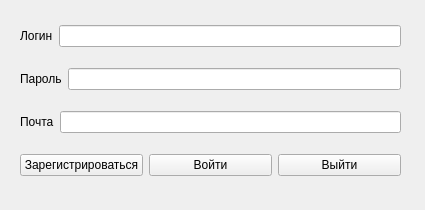
<?xml version="1.0" encoding="UTF-8"?>
<ui version="4.0">
 <class>Form</class>
 <widget class="QWidget" name="Form">
  <property name="geometry">
   <rect>
    <x>0</x>
    <y>0</y>
    <width>425</width>
    <height>210</height>
   </rect>
  </property>
  <property name="windowTitle">
   <string>Form</string>
  </property>
  <widget class="QWidget" name="verticalLayoutWidget">
   <property name="geometry">
    <rect>
     <x>20</x>
     <y>10</y>
     <width>381</width>
     <height>181</height>
    </rect>
   </property>
   <layout class="QVBoxLayout" name="verticalLayout">
    <item>
     <layout class="QHBoxLayout" name="log_horizontalLayout">
      <item>
       <widget class="QLabel" name="log_label">
        <property name="text">
         <string>Логин</string>
        </property>
       </widget>
      </item>
      <item>
       <widget class="QLineEdit" name="log_lineEdit"/>
      </item>
     </layout>
    </item>
    <item>
     <layout class="QHBoxLayout" name="pas_horizontalLayout_2">
      <item>
       <widget class="QLabel" name="pas_label_2">
        <property name="text">
         <string>Пароль</string>
        </property>
       </widget>
      </item>
      <item>
       <widget class="QLineEdit" name="pas_lineEdit_2">
        <property name="text">
         <string/>
        </property>
       </widget>
      </item>
     </layout>
    </item>
    <item>
     <layout class="QHBoxLayout" name="email_horizontalLayout_3">
      <item>
       <widget class="QLabel" name="email_label_3">
        <property name="text">
         <string>Почта</string>
        </property>
       </widget>
      </item>
      <item>
       <widget class="QLineEdit" name="email_lineEdit_3"/>
      </item>
     </layout>
    </item>
    <item>
     <layout class="QHBoxLayout" name="buttons_horizontalLayout_4">
      <item>
       <widget class="QPushButton" name="Sign_up_pushButton_2">
        <property name="text">
         <string>Зарегистрироваться</string>
        </property>
       </widget>
      </item>
      <item>
       <widget class="QPushButton" name="Sign_pushButton">
        <property name="text">
         <string>Войти</string>
        </property>
       </widget>
      </item>
      <item>
       <widget class="QPushButton" name="exit_pushButton_3">
        <property name="text">
         <string>Выйти</string>
        </property>
       </widget>
      </item>
     </layout>
    </item>
   </layout>
  </widget>
 </widget>
 <resources/>
 <connections/>
</ui>
